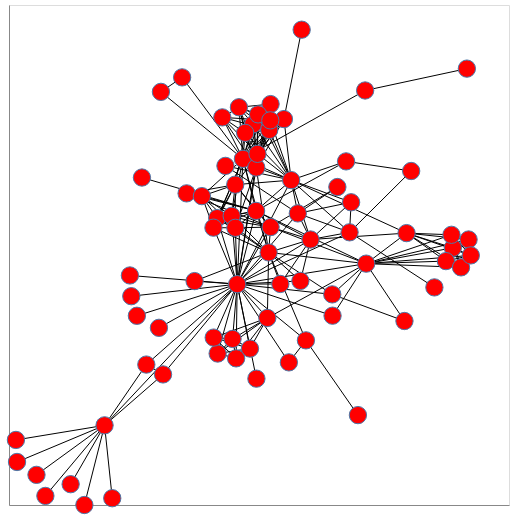

This figure's notebook cell:
### Markdown cell above
### Force-directed layouts

Let's generate a network visualization and add a few quick customizations that might help to make sense of the network. First let's give the chart a bit more breathing room via the `properties()` call and add `tooltips` to the nodes:

### Code cell
nxa.draw_networkx(G, node_tooltip='name').properties(width=500, height=500)

### Figure 1 — Vega-Lite specification as saved in the notebook (floating-point values rounded to 4 significant figures; data arrays with more than 128 entries replaced by an {"elided": "..."} marker saying what was removed)
{"config": {"view": {"continuousWidth": 400, "continuousHeight": 300}}, "layer": [{"data": {"name": "data-1e029bc92f5039103787990d3631c2dd"}, "mark": {"type": "line", "color": "black", "opacity": 1, "strokeWidth": 1}, "encoding": {"detail": {"field": "edge", "type": "quantitative"}, "x": {"axis": {"grid": false, "labels": false, "ticks": false, "title": ""}, "field": "x", "type": "quantitative"}, "y": {"axis": {"grid": false, "labels": false, "ticks": false, "title": ""}, "field": "y", "type": "quantitative"}}}, {"data": {"name": "data-549fc48b3926421e475bd20f94a4fcd1"}, "mark": {"type": "point", "fill": "red", "opacity": 1, "size": 300, "strokeWidth": 1.0}, "encoding": {"tooltip": {"field": "name", "type": "nominal"}, "x": {"axis": {"grid": false, "labels": false, "ticks": false}, "field": "x", "type": "quantitative"}, "y": {"axis": {"grid": false, "labels": false, "ticks": false}, "field": "y", "type": "quantitative"}}}], "height": 500, "width": 500, "$schema": "https://vega.github.io/schema/vega-lite/v4.17.0.json", "datasets": {"data-1e029bc92f5039103787990d3631c2dd": {"elided": "508 records"}, "data-549fc48b3926421e475bd20f94a4fcd1": [{"x": -0.4942, "group": 1, "name": "Myriel", "between": 0.1768, "degree": 10, "y": -0.6814}, {"x": -0.4696, "group": 1, "name": "Napoleon", "between": 0.0, "degree": 1, "y": -0.9728}, {"x": -0.3071, "group": 1, "name": "Mlle.Baptistine", "between": 0.0, "degree": 3, "y": -0.4777}, {"x": -0.3606, "group": 1, "name": "Mme.Magloire", "between": 0.0, "degree": 3, "y": -0.4382}, {"x": -0.7778, "group": 1, "name": "CountessdeLo", "between": 0.0, "degree": 1, "y": -0.7398}, {"x": -0.7121, "group": 1, "name": "Geborand", "between": 0.0, "degree": 1, "y": -0.8794}, {"x": -0.6027, "group": 1, "name": "Champtercier", "between": 0.0, "degree": 1, "y": -0.9167}, {"x": -0.7743, "group": 1, "name": "Cravatte", "between": 0.0, "degree": 1, "y": -0.8279}, {"x": -0.5588, "group": 1, "name": "Count", "between": 0.0, "degree": 1, "y": -1.0}, {"x": -0.6836, "group": 1, "name": "OldMan", "between": 0.0, "degree": 1, "y": -0.9637}, {"x": -0.3908, "group": 2, "name": "Labarre", "between": 0.0, "degree": 1, "y": -0.2431}, {"x": -0.06985, "group": 2, "name": "Valjean", "between": 0.57, "degree": 36, "y": -0.1166}, {"x": 0.2354, "group": 3, "name": "Marguerite", "between": 0.0, "degree": 2, "y": -0.2428}, {"x": -0.4087, "group": 2, "name": "Mme.deR", "between": 0.0, "degree": 1, "y": -0.1648}, {"x": -0.4132, "group": 2, "name": "Isabeau", "between": 0.0, "degree": 1, "y": -0.08183}, {"x": -0.008309, "group": 2, "name": "Gervais", "between": 0.0, "degree": 1, "y": -0.4946}, {"x": 0.4722, "group": 3, "name": "Tholomyes", "between": 0.04063, "degree": 9, "y": 0.08754}, {"x": 0.6203, "group": 3, "name": "Listolier", "between": 0.0, "degree": 7, "y": 0.02856}, {"x": 0.5981, "group": 3, "name": "Fameuil", "between": 0.0, "degree": 7, "y": -0.02443}, {"x": 0.6159, "group": 3, "name": "Blacheville", "between": 0.0, "degree": 7, "y": 0.08083}, {"x": 0.6707, "group": 3, "name": "Favourite", "between": 0.0, "degree": 7, "y": 0.06198}, {"x": 0.6465, "group": 3, "name": "Dahlia", "between": 0.0, "degree": 7, "y": -0.04946}, {"x": 0.6778, "group": 3, "name": "Zephine", "between": 0.0, "degree": 7, "y": -0.001567}, {"x": 0.343, "group": 3, "name": "Fantine", "between": 0.1296, "degree": 15, "y": -0.03459}, {"x": 0.03711, "group": 4, "name": "Mme.Thenardier", "between": 0.029, "degree": 11, "y": 0.1117}, {"x": -0.009373, "group": 4, "name": "Thenardier", "between": 0.0749, "degree": 16, "y": 0.1764}, {"x": 0.1649, "group": 5, "name": "Cosette", "between": 0.0238, "degree": 11, "y": 0.06196}, {"x": 0.03083, "group": 4, "name": "Javert", "between": 0.05433, "degree": 17, "y": 0.01032}, {"x": 0.1502, "group": 0, "name": "Fauchelevent", "between": 0.02649, "degree": 4, "y": -0.3414}, {"x": 0.02672, "group": 2, "name": "Bamatabois", "between": 0.008041, "degree": 8, "y": -0.2519}, {"x": 0.4655, "group": 3, "name": "Perpetue", "between": 0.0, "degree": 2, "y": -0.264}, {"x": 0.2344, "group": 2, "name": "Simplice", "between": 0.00864, "degree": 4, "y": -0.1575}, {"x": -0.3202, "group": 2, "name": "Scaufflaire", "between": 0.0, "degree": 1, "y": -0.2913}, {"x": -0.2061, "group": 2, "name": "Woman1", "between": 0.0, "degree": 2, "y": -0.1044}, {"x": -0.08469, "group": 2, "name": "Judge", "between": 0.0, "degree": 6, "y": -0.3357}, {"x": -0.1323, "group": 2, "name": "Champmathieu", "between": 0.0, "degree": 6, "y": -0.3941}, {"x": -0.145, "group": 2, "name": "Brevet", "between": 0.0, "degree": 6, "y": -0.3303}, {"x": -0.02885, "group": 2, "name": "Chenildieu", "between": 0.0, "degree": 6, "y": -0.3743}, {"x": -0.07322, "group": 2, "name": "Cochepaille", "between": 0.0, "degree": 6, "y": -0.4134}, {"x": 0.2787, "group": 4, "name": "Pontmercy", "between": 0.006925, "degree": 3, "y": 0.3745}, {"x": -0.3746, "group": 6, "name": "Boulatruelle", "between": 0.0, "degree": 1, "y": 0.3099}, {"x": -0.07602, "group": 4, "name": "Eponine", "between": 0.01149, "degree": 11, "y": 0.2814}, {"x": -0.2317, "group": 4, "name": "Anzelma", "between": 0.0, "degree": 3, "y": 0.2465}, {"x": 0.06825, "group": 5, "name": "Woman2", "between": 0.0, "degree": 3, "y": -0.1158}, {"x": 0.09561, "group": 0, "name": "MotherInnocent", "between": 0.0, "degree": 2, "y": -0.4295}, {"x": 0.3165, "group": 0, "name": "Gribier", "between": 0.0, "degree": 1, "y": -0.6404}, {"x": 0.6652, "group": 7, "name": "Jondrette", "between": 0.0, "degree": 1, "y": 0.7455}, {"x": 0.3396, "group": 7, "name": "Mme.Burgon", "between": 0.02632, "degree": 2, "y": 0.6581}, {"x": -0.0514, "group": 8, "name": "Gavroche", "between": 0.1651, "degree": 22, "y": 0.3845}, {"x": 0.1242, "group": 5, "name": "Gillenormand", "between": 0.02021, "degree": 7, "y": 0.1664}, {"x": 0.2508, "group": 5, "name": "Magnon", "between": 0.0002172, "degree": 2, "y": 0.2719}, {"x": 0.2898, "group": 5, "name": "Mlle.Gillenormand", "between": 0.0476, "degree": 7, "y": 0.09074}, {"x": 0.4869, "group": 5, "name": "Mme.Pontmercy", "between": 0.0003509, "degree": 2, "y": 0.336}, {"x": 0.5613, "group": 5, "name": "Mlle.Vaubois", "between": 0.0, "degree": 1, "y": -0.1296}, {"x": 0.2948, "group": 5, "name": "Lt.Gillenormand", "between": 0.0, "degree": 4, "y": 0.2109}, {"x": 0.1029, "group": 8, "name": "Marius", "between": 0.132, "degree": 19, "y": 0.2995}, {"x": -0.1074, "group": 5, "name": "BaronessT", "between": 0.0, "degree": 2, "y": 0.3565}, {"x": 0.07982, "group": 8, "name": "Mabeuf", "between": 0.02766, "degree": 11, "y": 0.5437}, {"x": -0.008716, "group": 8, "name": "Enjolras", "between": 0.04255, "degree": 15, "y": 0.3498}, {"x": -0.019, "group": 8, "name": "Combeferre", "between": 0.00125, "degree": 11, "y": 0.5224}, {"x": 0.03708, "group": 8, "name": "Prouvaire", "between": 0.0, "degree": 9, "y": 0.6036}, {"x": -0.002963, "group": 8, "name": "Feuilly", "between": 0.00125, "degree": 11, "y": 0.5625}, {"x": -0.04428, "group": 8, "name": "Courfeyrac", "between": 0.005267, "degree": 13, "y": 0.4886}, {"x": 0.03276, "group": 8, "name": "Bahorel", "between": 0.002185, "degree": 12, "y": 0.5001}, {"x": -0.004926, "group": 8, "name": "Bossuet", "between": 0.03075, "degree": 13, "y": 0.4046}, {"x": 0.03623, "group": 8, "name": "Joly", "between": 0.002185, "degree": 12, "y": 0.5386}, {"x": -0.06421, "group": 8, "name": "Grantaire", "between": 0.0001504, "degree": 10, "y": 0.5911}, {"x": 0.1366, "group": 9, "name": "MotherPlutarch", "between": 0.0, "degree": 1, "y": 0.9012}, {"x": -0.1338, "group": 4, "name": "Gueulemer", "between": 0.00496, "degree": 10, "y": 0.1475}, {"x": -0.08745, "group": 4, "name": "Babet", "between": 0.00496, "degree": 10, "y": 0.1566}, {"x": -0.07561, "group": 4, "name": "Claquesous", "between": 0.004862, "degree": 10, "y": 0.1087}, {"x": -0.1458, "group": 4, "name": "Montparnasse", "between": 0.003874, "degree": 9, "y": 0.1093}, {"x": 0.1325, "group": 5, "name": "Toussaint", "between": 0.0, "degree": 3, "y": -0.1037}, {"x": -0.246, "group": 10, "name": "Child1", "between": 0.0, "degree": 2, "y": 0.7105}, {"x": -0.3138, "group": 10, "name": "Child2", "between": 0.0, "degree": 2, "y": 0.6526}, {"x": -0.1828, "group": 4, "name": "Brujon", "between": 0.0004386, "degree": 7, "y": 0.2354}, {"x": -0.1174, "group": 8, "name": "Mme.Hucheloup", "between": 0.0, "degree": 7, "y": 0.5504}]}}
